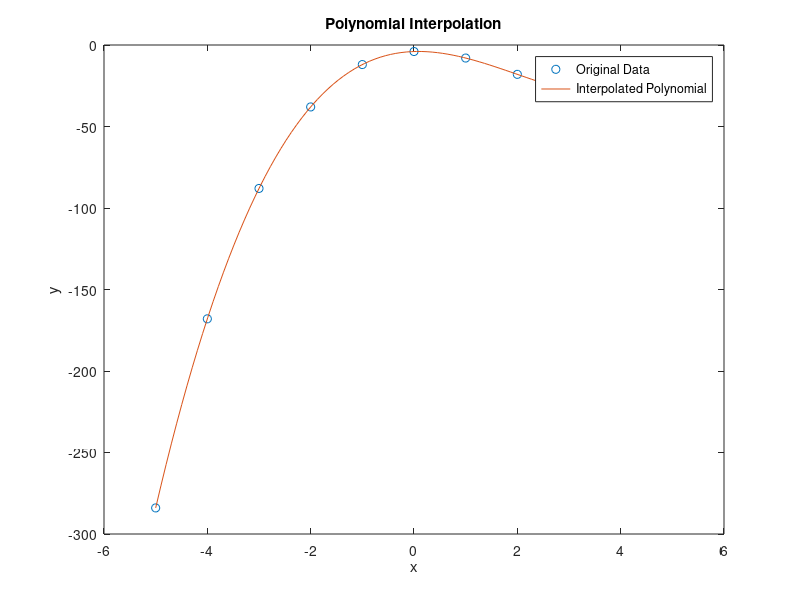

Write the MATLAB code that produced this figure.
% Given data
x = [-5 -4 -3 -2 -1 0 1 2 3 4 5];
y = [-284 -168 -88 -38 -12 -4 -8 -18 -28 -32 -24];

% Degree of the polynomial
k = 3;

% Polynomial interpolation using polyfit
coefficients = polyfit(x, y, k);

% Generate interpolated values
x_interpolated = linspace(min(x), max(x), 100);  % Adjust the number of points as needed
y_interpolated = polyval(coefficients, x_interpolated);

% Calculate Mean Square Error (MSE)
mse = mean((polyval(coefficients, x) - y).^2);

% Display the results
disp('Coefficients of the polynomial:');
disp(coefficients);

disp('Mean Square Error (MSE):');
disp(mse);

% Plot original data and interpolated polynomial
figure;
plot(x, y, 'o', x_interpolated, y_interpolated, '-');
legend('Original Data', 'Interpolated Polynomial');
xlabel('x');
ylabel('y');
title('Polynomial Interpolation');
